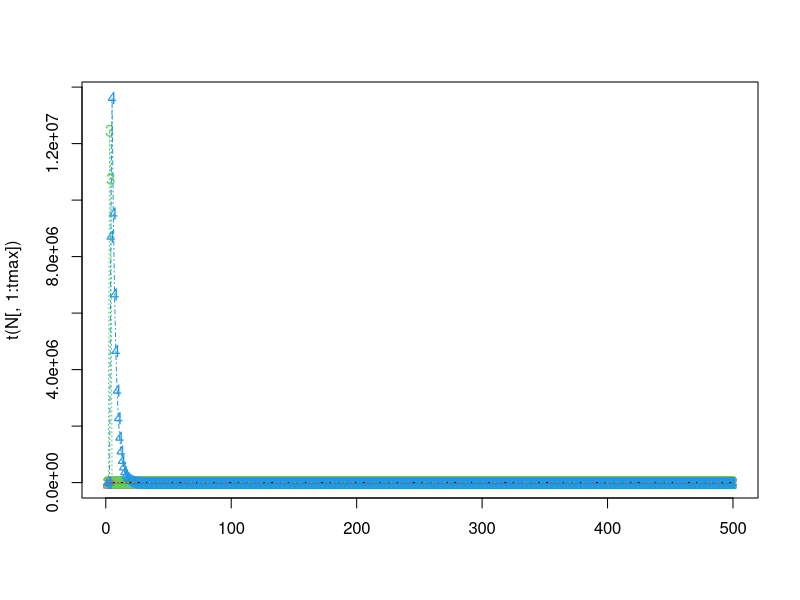
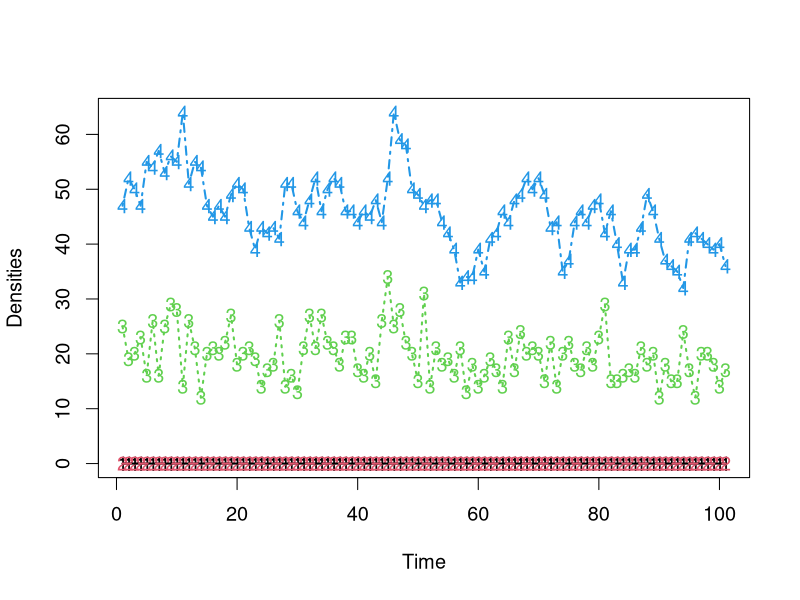
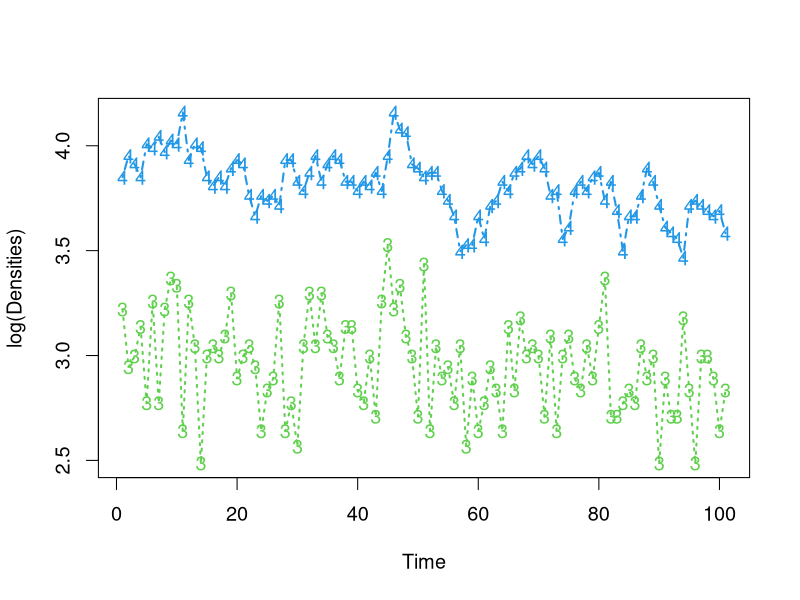

Generate these figures, in order, with R:
#####################################################################################################################################
### FBarraquand & OGimenez 14/11/2017 -- Two species density-dependent matrix model // predator -prey version
### 'New' version with density-dependence intra and inter affecting four vital rates, each vital rate affected once
### 18/03/2018 New set of parameters, slightly more realistic
### 07/09/2018 New version of pre-breeding model that we use statistically
### 07/09/2018 Stochastic version of the model
#####################################################################################################################################

library('Matrix')

####################### Definition of functions #####################################################

logistic=function(x){
return(1/(1+exp(-x)))
}


#logistic=function(x,x_thresh=1,steepness=1){
#return(1/(1+exp(-steepness*(x-x_thresh))))
#}

# Computes vital rates from the state vector N 
vital_rates=function(params,N){

############ Parameters used as inputs #################################################################
### similar to statistical model
#########################################################################################################

VR=matrix(NA,nrow=4,ncol=4)
phiA = params[1:2] # 
alphas = params[3:10] #

f=rep(NA,4)
### same order as in statistical model (not much logic)
f[1] = logistic(alpha[1] + alpha[2] *N[4]) # intra-species DD - juvenile predator survival fn of adult predator abundance
f[2] = logistic(alpha[3] + alpha[4] * N[4]) # inter-species DD - juvenile prey survival fn of adult predator abundance
f[3] = exp(alpha[5] + alpha[6] * N[1]) # inter-species DD - predator fecundity fn of juvenile prey abundance
f[4] = exp(alpha[7] + alpha[8] * N[2]) # intra-species DD - prey fecundity fn of adult prey abundance


VR_prey = matrix(c(0,0.5 * f[4]* f[2], 
            phiA[1],  phiA[1]),nrow = 2, ncol = 2,byrow = TRUE)

VR_pred =  matrix(c(0,0.5* f[3] * f[1], 
             phiA[2],phiA[2]),nrow = 2, ncol = 2,byrow = TRUE)

VR=bdiag(VR_prey,VR_pred)

return(VR)

}

############################################# end of functions def. ############################################################


################### Main program ############################################################################################### 

### Initialization
set.seed(40) 

# Define parameters
tmax = 500#max time for sim

### Max rate parameters
# Prey (max) adult survival (v for victim)
phiA_V = 0.6
# Predator adult survival 
phiA_P = 0.7

# Other parameters 

alpha <- rep(NA,8)
N <- seq(10,500,length=10)
# intra-species DD - juvenile predator survival fn of adult predator abundance
alpha[1] <- 0.5
alpha[2] <- -0.01 # slopes
1/(1+exp(-(alpha[1] + alpha[2] * N)))

# inter-species DD - juvenile prey survival fn of adult predator abundance
alpha[3] <- 0.5
alpha[4] <- -0.025 # slopes
1/(1+exp(-(alpha[3] + alpha[4] * N)))

# inter-species DD - predator fecundity fn of juvenile prey abundance
alpha[5] <- .5
alpha[6] <- 0.01 # slopes
exp(alpha[5] + alpha[6] * N)

# intra-species DD - prey fecundity fn of adult prey abundance
alpha[7] <- 4.5 #2.5 too much
alpha[8] <- -0.005 # slopes
exp(alpha[7] + alpha[8] * N)

# Bundle the whole shabang into a single vector, which we then feed to the function
params = c(phiA_V,phiA_P,alpha)

# Initialize the state vector
N=matrix(NA,4,tmax)
N[,1] = c(100,100,20,20) #runif(4,50,100) ### we state 4 values for 2 species and 2 stages

############################# Loop over time #################################################################

for (t in 1:(tmax-1)){
	## Compute vital rates as a function of the initial state
	vital_rate_matrix = as.matrix(vital_rates(params,N[,t])) #vital_rate_matrix %*% N[,t] 
	N[1,t+1] = rpois(1,vital_rate_matrix[1,2] * N[2,t])
	N[2,t+1] = rbinom(1,N[2,t]+N[1,t], vital_rate_matrix[2,2])
	N[3,t+1] = rpois(1,vital_rate_matrix[3,4] * N[4,t])
	N[4,t+1] = rbinom(1,N[3,t]+N[4,t], vital_rate_matrix[4,4])
}
N[,tmax]
matplot(t(N[,1:tmax]))
matlines(t(N[,1:tmax]))
############################################ end of simulation ##################################################################
nplotstart = 100
nplotend = 200 #tmax

pdf(file="TimePlot_BGpredation_prebreed_stochastic_newparam_highfec.pdf",width=12,height=8)
par(cex=1.2)
matplot(t(N[,nplotstart:nplotend]),xlab="Time",ylab="Densities")
matlines(t(N[,nplotstart:nplotend]),lwd=2)
dev.off()

pdf(file="Log_TimePlot_BGpredation_prebreed_stochastic_newparam_highfec_log.pdf",width=12,height=8)
par(cex=1.2)
matplot(t(log(N[,nplotstart:nplotend])),xlab="Time",ylab="log(Densities)")
matlines(t(log(N[,nplotstart:nplotend])),lwd=2)
dev.off()




